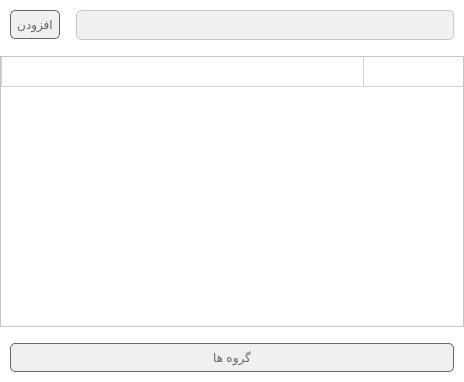
<?xml version="1.0" encoding="UTF-8"?>
<ui version="4.0">
 <class>MainWindow</class>
 <widget class="QMainWindow" name="MainWindow">
  <property name="geometry">
   <rect>
    <x>0</x>
    <y>0</y>
    <width>464</width>
    <height>382</height>
   </rect>
  </property>
  <property name="windowTitle">
   <string>MainWindow</string>
  </property>
  <property name="styleSheet">
   <string notr="true">QWidget{
background-color: rgb(255, 255, 255);
	font: 8pt &quot;IRANSans&quot;;
}</string>
  </property>
  <widget class="QWidget" name="centralWidget">
   <property name="styleSheet">
    <string notr="true">Qwidget{
padding:0px;
}</string>
   </property>
   <layout class="QVBoxLayout" name="verticalLayout">
    <property name="leftMargin">
     <number>0</number>
    </property>
    <property name="topMargin">
     <number>0</number>
    </property>
    <property name="rightMargin">
     <number>0</number>
    </property>
    <property name="bottomMargin">
     <number>0</number>
    </property>
    <item>
     <layout class="QHBoxLayout" name="horizontalLayout_2" stretch="0,1">
      <item>
       <widget class="QPushButton" name="BtnAddContact">
        <property name="styleSheet">
         <string notr="true">QPushButton:pressed {
     background-color:   rgb(102, 102, 102);
	color: rgb(240, 240, 240);
}
QPushButton {
     background-color:  rgb(240, 240, 240);
	color: rgb(102, 102, 102);
border: 1px solid  rgb(102, 102, 102);
     border-radius: 5px;
padding:6px;
margin:0px;
margin-left:10px;
}

QPushButton:disabled {
	color: rgb(180, 180, 180);
}</string>
        </property>
        <property name="text">
         <string>افزودن</string>
        </property>
       </widget>
      </item>
      <item>
       <widget class="QLineEdit" name="TxtSearchBox">
        <property name="font">
         <font>
          <family>IRANSans</family>
          <pointsize>8</pointsize>
          <weight>50</weight>
          <italic>false</italic>
          <bold>false</bold>
         </font>
        </property>
        <property name="layoutDirection">
         <enum>Qt::RightToLeft</enum>
        </property>
        <property name="styleSheet">
         <string notr="true">QLineEdit{
margin:10px;
padding:5px;
	background-color: rgb(240, 240, 240);
	border:1px solid;
	border-color: rgb(200, 200, 200);
	border-radius:5px;
}</string>
        </property>
       </widget>
      </item>
     </layout>
    </item>
    <item>
     <widget class="QTableWidget" name="tableWidgetContacts">
      <property name="font">
       <font>
        <family>IRANSans</family>
        <pointsize>8</pointsize>
        <weight>50</weight>
        <italic>false</italic>
        <bold>false</bold>
       </font>
      </property>
      <property name="layoutDirection">
       <enum>Qt::RightToLeft</enum>
      </property>
      <property name="styleSheet">
       <string notr="true">QTableView::item
{
	padding:10px;
}</string>
      </property>
      <property name="editTriggers">
       <set>QAbstractItemView::NoEditTriggers</set>
      </property>
      <property name="alternatingRowColors">
       <bool>true</bool>
      </property>
      <property name="selectionMode">
       <enum>QAbstractItemView::SingleSelection</enum>
      </property>
      <property name="selectionBehavior">
       <enum>QAbstractItemView::SelectRows</enum>
      </property>
      <property name="rowCount">
       <number>1</number>
      </property>
      <property name="columnCount">
       <number>2</number>
      </property>
      <attribute name="horizontalHeaderVisible">
       <bool>false</bool>
      </attribute>
      <attribute name="horizontalHeaderHighlightSections">
       <bool>false</bool>
      </attribute>
      <attribute name="horizontalHeaderStretchLastSection">
       <bool>true</bool>
      </attribute>
      <attribute name="verticalHeaderVisible">
       <bool>false</bool>
      </attribute>
      <attribute name="verticalHeaderHighlightSections">
       <bool>false</bool>
      </attribute>
      <attribute name="verticalHeaderStretchLastSection">
       <bool>false</bool>
      </attribute>
      <row/>
      <column/>
      <column/>
     </widget>
    </item>
    <item>
     <widget class="QWidget" name="widget" native="true">
      <layout class="QHBoxLayout" name="horizontalLayout">
       <property name="spacing">
        <number>0</number>
       </property>
       <property name="leftMargin">
        <number>0</number>
       </property>
       <property name="topMargin">
        <number>0</number>
       </property>
       <property name="rightMargin">
        <number>0</number>
       </property>
       <property name="bottomMargin">
        <number>0</number>
       </property>
       <item>
        <widget class="QPushButton" name="BtnGroups">
         <property name="styleSheet">
          <string notr="true">QPushButton:pressed {
     background-color:   rgb(102, 102, 102);
	color: rgb(240, 240, 240);
}
QPushButton {
     background-color:  rgb(240, 240, 240);
	color: rgb(102, 102, 102);
border: 1px solid  rgb(102, 102, 102);
     border-radius: 5px;
padding:6px;
margin:0px;
margin:10px;
}

QPushButton:disabled {
	color: rgb(180, 180, 180);
}</string>
         </property>
         <property name="text">
          <string>گروه ها</string>
         </property>
        </widget>
       </item>
      </layout>
     </widget>
    </item>
   </layout>
  </widget>
 </widget>
 <layoutdefault spacing="6" margin="11"/>
 <resources/>
 <connections/>
</ui>
